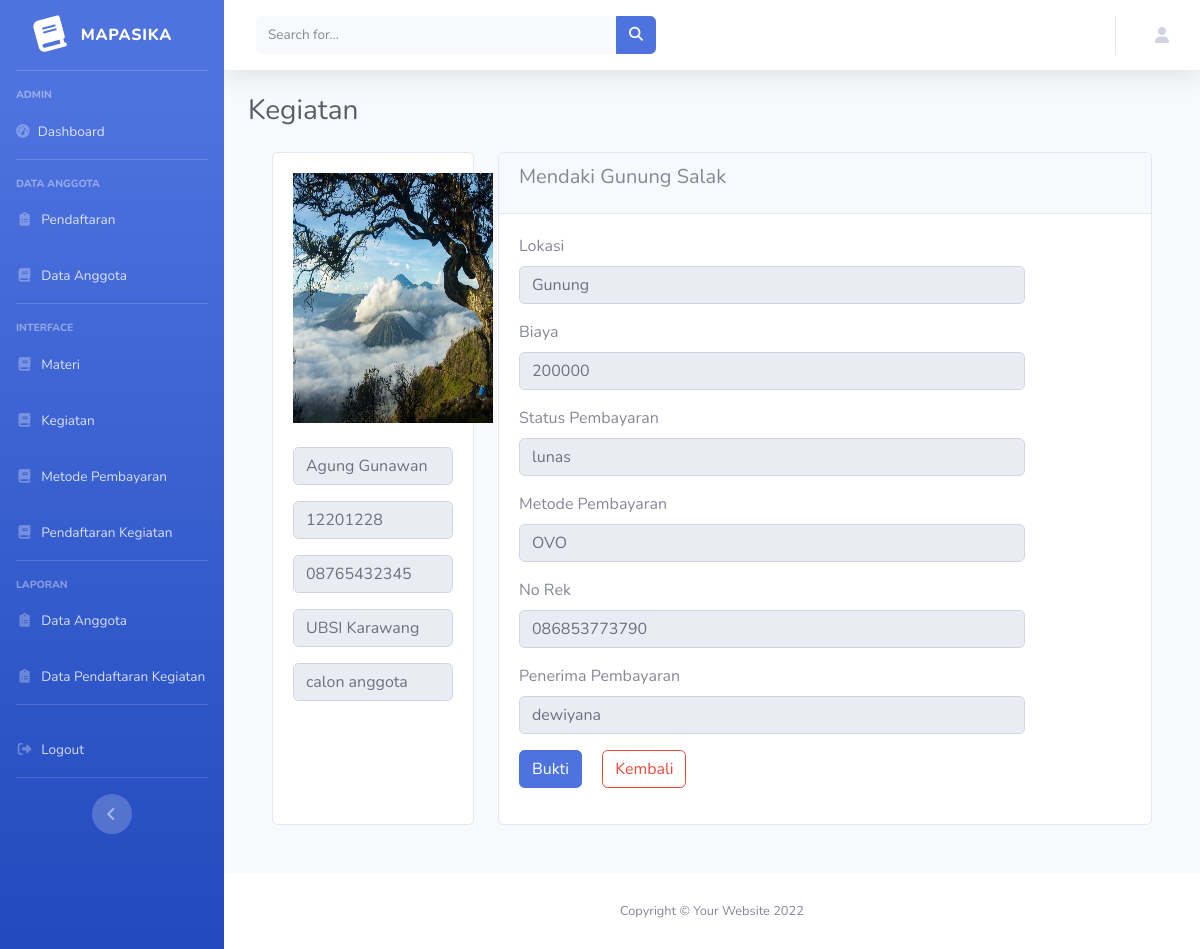
Screenshot of /kegiatan/detail_p/1 with the database file from the repository.
### tables this page shows
CREATE TABLE `pendaftaran_kegiatan` (
  `id` int(11) NOT NULL,
  `id_kegiatan` int(11) NOT NULL,
  `id_transaksi` int(11) NOT NULL,
  `id_user` int(11) NOT NULL,
  `pembayaran` varchar(10) NOT NULL
);

CREATE TABLE `kegiatan` (
  `id_kegiatan` int(11) NOT NULL,
  `tgl_kegiatan` date NOT NULL,
  `nama_kegiatan` varchar(50) NOT NULL,
  `lokasi` varchar(30) NOT NULL,
  `biaya` int(11) NOT NULL,
  `thn` year(4) NOT NULL,
  `img` varchar(50) NOT NULL,
  `status` varchar(10) NOT NULL
);

CREATE TABLE `anggota` (
  `id_user` int(11) NOT NULL,
  `nama_lengkap` varchar(30) NOT NULL,
  `tempat_lahir` varchar(30) NOT NULL,
  `tgl_lahir` date NOT NULL,
  `nim` char(8) NOT NULL,
  `kampus` varchar(30) NOT NULL,
  `alamat` text NOT NULL,
  `nomer_hp` char(13) NOT NULL,
  `berat_badan` char(3) NOT NULL,
  `tinggi_badan` char(3) NOT NULL,
  `jenis_kelamin` char(1) NOT NULL,
  `riwayat_penyakit` char(20) NOT NULL,
  `obat_riwayat_penyakit` char(20) NOT NULL,
  `foto` char(30) NOT NULL,
  `jabatan` varchar(30) NOT NULL
);

CREATE TABLE `transaksi` (
  `id_transaksi` int(11) NOT NULL,
  `metode_pembayaran` varchar(30) NOT NULL,
  `norek` varchar(30) NOT NULL,
  `atas_nama` varchar(50) NOT NULL
);

### application/controllers/Kegiatan.php (called while the page is built, shortened)
<?php
class Kegiatan extends CI_Controller {
    public function __construct(){
        $this->load->library('pagination');
        $this->load->model('ModelUser');
        $this->load->model('ModelKegiatan');
        $this->load->library('form_validation');
      }
    public function detail_p($id) {
        $data['judul'] = 'Detail Pendaftaran Kegiatan';
        $data['user'] = $this->ModelUser->cekData(['email' => $this->session->userdata('email')])->row_array();
        $data['kegiatan'] = $this->ModelKegiatan->join4table($id)->row_array();
        $data['anggota'] = $this->ModelUser->cekDaftar(['id_user' => $data['kegiatan']['id_user']])->row_array();
        $this->load->view('templates/admin_header', $data);
        $this->load->view('templates/admin_sidebar', $data);
        $this->load->view('templates/admin_topbar', $data);
        $this->load->view('kegiatan/detail_p', $data);
        $this->load->view('templates/admin_footer');
    }
}

### index.php (called while the page is built, shortened)
<?php
require_once BASEPATH.'core/CodeIgniter.php';

### application/models/ModelKegiatan.php (called while the page is built, shortened)
<?php
class ModelKegiatan extends CI_Model{
  public function join4table($data){
    $this->db->select('*');
    $this->db->from('pendaftaran_kegiatan');
    $this->db->join('user','user.id_user = pendaftaran_kegiatan.id_user','LEFT');
    $this->db->join('kegiatan','pendaftaran_kegiatan.id_kegiatan = kegiatan.id_kegiatan','LEFT');
    $this->db->join('transaksi','pendaftaran_kegiatan.id_transaksi = transaksi.id_transaksi','LEFT');
    $this->db->where('id', $data);
    return $this->db->get();
 }
}

### application/models/ModelUser.php (called while the page is built, shortened)
<?php
class ModelUser extends CI_Model
{
    public function cekDaftar($where = null)
    {
        return $this->db->get_where('anggota', $where);
    }
}

### application/views/kegiatan/detail_p.php (the view, shortened to what this page needs)
    <div class="container-fluid">
        <h1 class="h3 mb-4 text-gray-800">Kegiatan</h1>
        <div class="container-fluid">
            <div class="row gutters mb-5">
                <div class="col-xl-3 col-lg-3 col-md-12 col-sm-12 col-12">
                    <div class="card h-100">
                        <div class="card-body">
                            <div class="account-settings">
                                <div class="user-profile">
                                    <div class="">
                                        <img src="<?= base_url('assets/gambar/') . $kegiatan['img']; ?>" style="height: 250px; width: 200px;" >
                                    </div><br>
                                    <div class="form-group">
                                        <input type="text" class="form-control" id="pe"
                                        value="<?= $anggota['nama_lengkap']; ?>" readonly>
                                    </div>
                                    <div class="form-group">
                                        <input type="text" class="form-control"
                                        id="kat" readonly
                                        value="<?= $anggota['nim']; ?>">
                                    </div>
                                    <div class="form-group">
                                        <input type="text" class="form-control" id="pe"
                                        value="<?= $anggota['nomer_hp']; ?>" readonly>
                                    </div>
                                    <div class="form-group">
                                        <input type="text" class="form-control"
                                        id="kat" readonly
                                        value="<?= $anggota['kampus']; ?>">
                                    </div>
                                    <div class="form-group">
                                        <input type="text" class="form-control"
                                        id="kat" readonly
                                        value="<?= $anggota['jabatan']; ?>">
                                    </div>
                                </div>
                            </div>
                        </div>
                    </div>
                </div>
                <div class="col-xl-9 col-lg-9 col-md-12 col-sm-12 col-12">
                    <div class="card h-100">
                        <div class="card-header">
                            <div class="card-title" >  <h5><?= $kegiatan['nama_kegiatan']; ?></h5> </div>
                        </div>
                        <div class="card-body">
                            <div class="row gutters">
                                <div class="col-xl-10 col-lg-10 col-md-10 col-sm-10 col-12">
                                    <div class="form-group">
                                        <label for="kat">Lokasi</label>
                                        <input type="text" class="form-control"
                                        id="kat" readonly
                                        value="<?= $kegiatan['lokasi']; ?>">
                                    </div>
                                    <div class="form-group">
                                        <label for="kat">Biaya</label>
                                        <input type="text" class="form-control"
                                        id="kat" readonly
                                        value="<?= $kegiatan['biaya']; ?>">
                                    </div>
                                    <div class="form-group">
                                        <label for="kat">Status Pembayaran</label>
                                        <input type="text" class="form-control"
                                        id="kat" readonly
                                        value="<?= $kegiatan['pembayaran']; ?>">
                                    </div>
                                    <div class="form-group">
                                        <label for="kat">Metode Pembayaran</label>
                                        <input type="text" class="form-control"
                                        id="kat" readonly
                                        value="<?= $kegiatan['metode_pembayaran']; ?>">
                                    </div>
                                    <div class="form-group">
                                        <label for="pe">No Rek</label>
                                        <input type="text" class="form-control" id="pe"
                                        value="<?= $kegiatan['norek']; ?>" readonly>
                                    </div>
                                    <div class="form-group">
                                        <label for="pe">Penerima Pembayaran</label>
                                        <input type="text" class="form-control" id="pe"
                                        value="<?= $kegiatan['atas_nama']; ?>" readonly>
                                    </div>
                                    <div class="form-group">
                                        <?php if ($kegiatan['pembayaran'] == 'lunas') { ?>
                                            <button class="btn btn-primary" data-toggle="modal" data-target="#exampleModal">Bukti</button>
                                        <?php }else{ ?>
                                            <button class="btn btn-danger" data-toggle="modal" data-target="#exampleModal">Cek Bukti</button>
                                        <?php } ?>
                                        <a class="btn btn-outline-danger ml-3" href="<?= base_url('kegiatan/pendaftaran_k');?>">Kembali</a>
                                    </div>
                                </div>
                            </div>
                        </div>
                    </div>
                </div>
            </div>
        </div>
    </div>
</div>

### rows the page displays
pendaftaran_kegiatan: id_kegiatan.img (picture), id_kegiatan.nama_kegiatan "Mendaki Gunung Salak", id_kegiatan.lokasi "Gunung", id_kegiatan.biaya "200000", pembayaran "lunas", id_transaksi.metode_pembayaran "OVO", id_transaksi.norek "086853773790", id_transaksi.atas_nama "dewiyana"
anggota: nama_lengkap "Agung Gunawan", nim "12201228", nomer_hp "08765432345", kampus "UBSI Karawang", jabatan "calon anggota"
